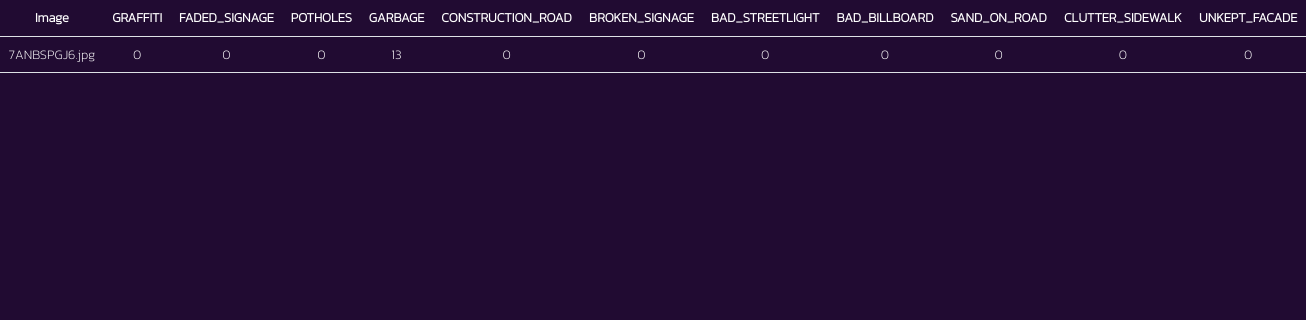
Page /dashboard on the earlier database version.
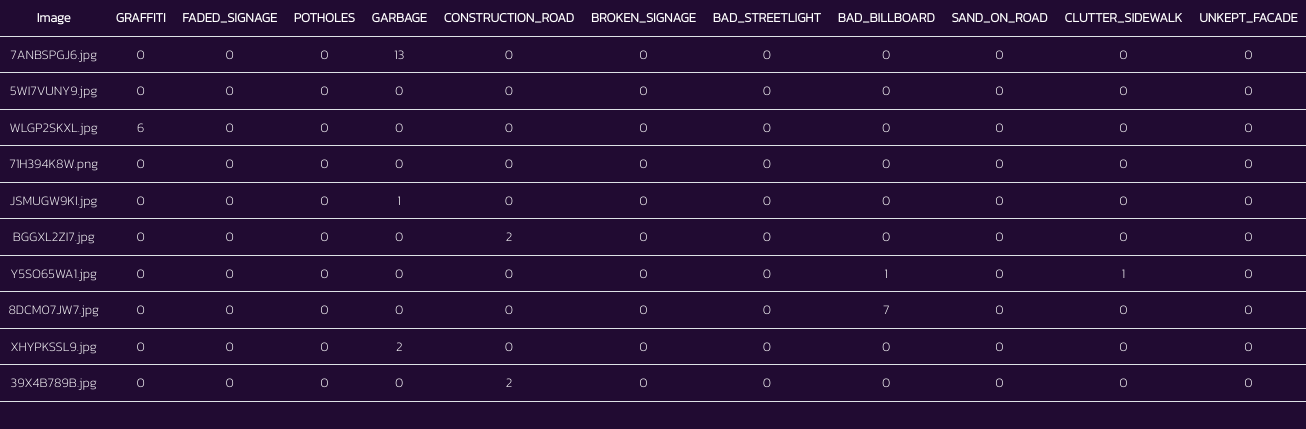
Same page on the later database version.
### complaints/models.py (models this page shows, shortened)
class Report(models.Model):
    image_path = models.CharField(max_length=100, null=True)
    GRAFFITI = models.IntegerField()
    FADED_SIGNAGE = models.IntegerField()
    POTHOLES = models.IntegerField()
    GARBAGE = models.IntegerField()
    CONSTRUCTION_ROAD = models.IntegerField()
    BROKEN_SIGNAGE = models.IntegerField()
    BAD_STREETLIGHT = models.IntegerField()
    BAD_BILLBOARD = models.IntegerField()
    SAND_ON_ROAD = models.IntegerField()
    CLUTTER_SIDEWALK = models.IntegerField()
    UNKEPT_FACADE = models.IntegerField()
    issued = models.DateTimeField(auto_now_add=True),

### complaints/views.py (the view)
# urls.py: path('dashboard', views.dashboard, name='dashboard'),
def dashboard(request):
    reports = Report.objects.all()
    return render(request, 'dashboard.html', context={'reports': reports})

### templates/dashboard.html (shortened to what this page needs)
{% block content %} {% load static %}
<!DOCTYPE html>
<html>
  <head>
    <link rel="stylesheet" href="{% static 'css/bootstrap.min.css' %}" />
    <link rel="stylesheet" href="{% static 'css/style.css' %}" />
  </head>
  <body class="mb-5 row">
    <div class=" container-fluid ">
      <table class="table table" id="report">
        <tr>
          <th class="c1">Image</th>
          <th class="c1">GRAFFITI</th>
          <th class="c1">FADED_SIGNAGE</th>
          <th class="c1">POTHOLES</th>
          <th class="c1">GARBAGE</th>
          <th class="c1">CONSTRUCTION_ROAD</th>
          <th class="c1">BROKEN_SIGNAGE</th>
          <th class="c1">BAD_STREETLIGHT</th>
          <th class="c1">BAD_BILLBOARD</th>
          <th class="c1">SAND_ON_ROAD</th>
          <th class="c1">CLUTTER_SIDEWALK</th>
          <th class="c1">UNKEPT_FACADE</th>
        </tr>
        {% for report in reports %}
        <tr>
          <td class="c1">
            <span
              data-bs-toggle="modal"
              data-bs-target="#show-image"
              onclick="show_image('{{report.image_path}}')"
              >{{report.image_path}}</span
            >
          </td>
          <td class="c1">{{report.GRAFFITI}}</td>
          <td class="c1">{{report.FADED_SIGNAGE}}</td>
          <td class="c1">{{report.POTHOLES}}</td>
          <td class="c1">{{report.GARBAGE}}</td>
          <td class="c1">{{report.CONSTRUCTION_ROAD}}</td>
          <td class="c1">{{report.BROKEN_SIGNAGE}}</td>
          <td class="c1">{{report.BAD_STREETLIGHT}}</td>
          <td class="c1">{{report.BAD_BILLBOARD}}</td>
          <td class="c1">{{report.SAND_ON_ROAD}}</td>
          <td class="c1">{{report.CLUTTER_SIDEWALK}}</td>
          <td class="c1">{{report.UNKEPT_FACADE}}</td>
        </tr>
        {% endfor %}
      </table>
    </div>
  </body>
</html>
{% endblock %}

### static/css/style.css (style rules this page uses)
.c1 { color: #fff; }
body { background-color: #210b32; font-size: 13px; font-family: Kanit-ExtraLight; color: #fff; text-align: center; }
#report tr td { color:#fff; }

Differences in the rows shown:
added Report: image_path "5WI7VUNY9.jpg", GRAFFITI "0", FADED_SIGNAGE "0", POTHOLES "0", GARBAGE "0", CONSTRUCTION_ROAD "0", BROKEN_SIGNAGE "0", BAD_STREETLIGHT "0", BAD_BILLBOARD "0", SAND_ON_ROAD "0", CLUTTER_SIDEWALK "0", UNKEPT_FACADE "0"
added Report: image_path "WLGP2SKXL.jpg", GRAFFITI "6", FADED_SIGNAGE "0", POTHOLES "0", GARBAGE "0", CONSTRUCTION_ROAD "0", BROKEN_SIGNAGE "0", BAD_STREETLIGHT "0", BAD_BILLBOARD "0", SAND_ON_ROAD "0", CLUTTER_SIDEWALK "0", UNKEPT_FACADE "0"
added Report: image_path "71H394K8W.png", GRAFFITI "0", FADED_SIGNAGE "0", POTHOLES "0", GARBAGE "0", CONSTRUCTION_ROAD "0", BROKEN_SIGNAGE "0", BAD_STREETLIGHT "0", BAD_BILLBOARD "0", SAND_ON_ROAD "0", CLUTTER_SIDEWALK "0", UNKEPT_FACADE "0"
added Report: image_path "JSMUGW9KI.jpg", GRAFFITI "0", FADED_SIGNAGE "0", POTHOLES "0", GARBAGE "1", CONSTRUCTION_ROAD "0", BROKEN_SIGNAGE "0", BAD_STREETLIGHT "0", BAD_BILLBOARD "0", SAND_ON_ROAD "0", CLUTTER_SIDEWALK "0", UNKEPT_FACADE "0"
added Report: image_path "BGGXL2ZI7.jpg", GRAFFITI "0", FADED_SIGNAGE "0", POTHOLES "0", GARBAGE "0", CONSTRUCTION_ROAD "2", BROKEN_SIGNAGE "0", BAD_STREETLIGHT "0", BAD_BILLBOARD "0", SAND_ON_ROAD "0", CLUTTER_SIDEWALK "0", UNKEPT_FACADE "0"
added Report: image_path "Y5SO65WA1.jpg", GRAFFITI "0", FADED_SIGNAGE "0", POTHOLES "0", GARBAGE "0", CONSTRUCTION_ROAD "0", BROKEN_SIGNAGE "0", BAD_STREETLIGHT "0", BAD_BILLBOARD "1", SAND_ON_ROAD "0", CLUTTER_SIDEWALK "1", UNKEPT_FACADE "0"
added Report: image_path "8DCM07JW7.jpg", GRAFFITI "0", FADED_SIGNAGE "0", POTHOLES "0", GARBAGE "0", CONSTRUCTION_ROAD "0", BROKEN_SIGNAGE "0", BAD_STREETLIGHT "0", BAD_BILLBOARD "7", SAND_ON_ROAD "0", CLUTTER_SIDEWALK "0", UNKEPT_FACADE "0"
added Report: image_path "XHYPKSSL9.jpg", GRAFFITI "0", FADED_SIGNAGE "0", POTHOLES "0", GARBAGE "2", CONSTRUCTION_ROAD "0", BROKEN_SIGNAGE "0", BAD_STREETLIGHT "0", BAD_BILLBOARD "0", SAND_ON_ROAD "0", CLUTTER_SIDEWALK "0", UNKEPT_FACADE "0"
added Report: image_path "39X4B789B.jpg", GRAFFITI "0", FADED_SIGNAGE "0", POTHOLES "0", GARBAGE "0", CONSTRUCTION_ROAD "2", BROKEN_SIGNAGE "0", BAD_STREETLIGHT "0", BAD_BILLBOARD "0", SAND_ON_ROAD "0", CLUTTER_SIDEWALK "0", UNKEPT_FACADE "0"
